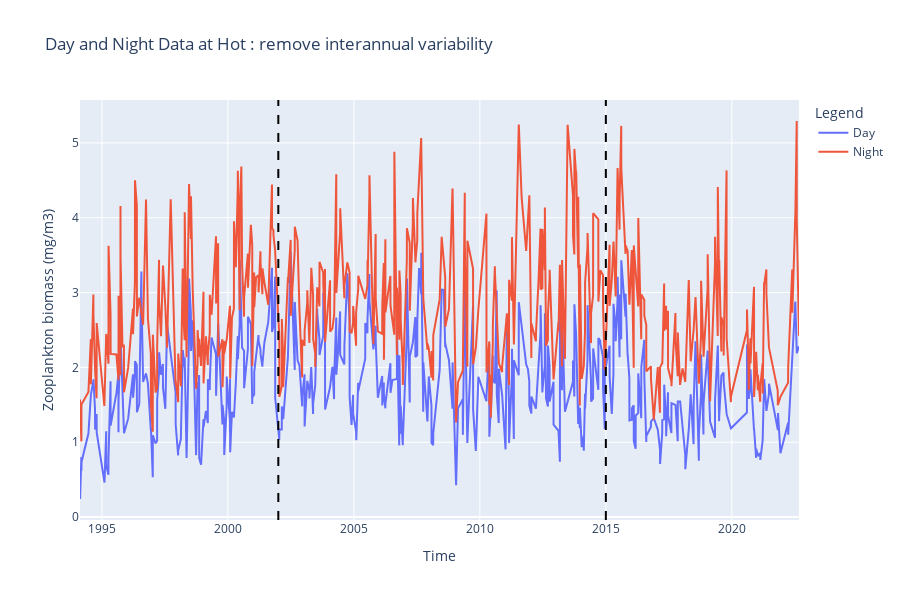

Notebook cell for this chart:
### Code cell
fig = go.Figure()

# Plot day data
fig.add_trace(
    go.Scatter(
        x=data.day.dropna("time").time.data.flatten(),
        y=data.day.dropna("time").data.flatten(),
        mode="lines",
        name="Day",
    )
)

# Plot night data
fig.add_trace(
    go.Scatter(
        x=data.night.dropna("time").time.data.flatten(),
        y=data.night.dropna("time").data.flatten(),
        mode="lines",
        name="Night",
    )
)

# Add vertical lines for 2000 and 2015
fig.add_shape(
    type="line",
    x0=time_start,
    y0=0,
    x1=time_start,
    y1=1,
    xref="x",
    yref="paper",
    line=dict(color="black", width=2, dash="dash"),
    name="Year 2000",
)

fig.add_shape(
    type="line",
    x0=time_end,
    y0=0,
    x1=time_end,
    y1=1,
    xref="x",
    yref="paper",
    line=dict(color="black", width=2, dash="dash"),
    name="Year 2015",
)

# Update layout
fig.update_layout(
    title=f"Day and Night Data at {station} : remove interannual variability",
    xaxis_title="Time",
    yaxis_title="Zooplankton biomass (mg/m3)",
    legend_title="Legend",
    height=600,
    # width=800,
    showlegend=True,
)

fig.show()

### Figure 1 — Plotly figure (JSON) as saved in the notebook; plotly's stock layout.template omitted (floating-point values rounded to 4 significant figures; data arrays with more than 128 entries replaced by an {"elided": "..."} marker saying what was removed)
{"data": [{"mode": "lines", "name": "Day", "type": "scatter", "x": {"elided": "450 str values"}, "y": {"elided": "450 float values"}}, {"mode": "lines", "name": "Night", "type": "scatter", "x": {"elided": "454 str values"}, "y": {"elided": "454 float values"}}], "layout": {"height": 600, "legend": {"title": {"text": "Legend"}}, "shapes": [{"line": {"color": "black", "dash": "dash", "width": 2}, "name": "Year 2000", "type": "line", "x0": "2002-01-01", "x1": "2002-01-01", "xref": "x", "y0": 0, "y1": 1, "yref": "paper"}, {"line": {"color": "black", "dash": "dash", "width": 2}, "name": "Year 2015", "type": "line", "x0": "2015-01-01", "x1": "2015-01-01", "xref": "x", "y0": 0, "y1": 1, "yref": "paper"}], "showlegend": true, "title": {"text": "Day and Night Data at Hot : remove interannual variability"}, "xaxis": {"title": {"text": "Time"}}, "yaxis": {"title": {"text": "Zooplankton biomass (mg/m3)"}}}}
